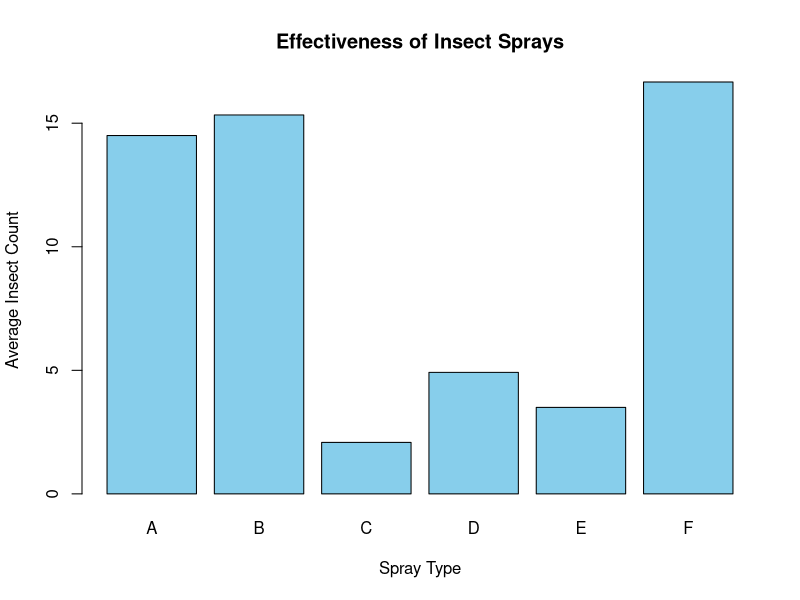

Write the R code that produced this figure. (Note: this script raises an error after producing the figure.)
data(InsectSprays)
barplot(tapply(InsectSprays$count, InsectSprays$spray, mean),
        xlab = "Spray Type", ylab = "Average Insect Count",
        main = "Effectiveness of Insect Sprays", col = "skyblue")


# Load dataset
data(PlantGrowth)

# Compute mean values

# Convert to % of total if you want a "percent of cells" style
percent <- round(100 * means / sum(means), 1)

# Create matrix for grouped barplot (you can duplicate or simulate more groups)
d.val <- rbind(percent, percent + 10, percent + 5)  

# Fake additional drugs for demo

# Create bar plot
barplot(
  d.val,
  beside = TRUE,
  ylim = c(0, 100),
  ylab = "% of cells",
  col = c("gray70", "skyblue", "salmon"),
  legend.text = c("Untreated", "Drug A", "Drug B"),
  args.legend = list(bty = "n", x = "topright")
)

